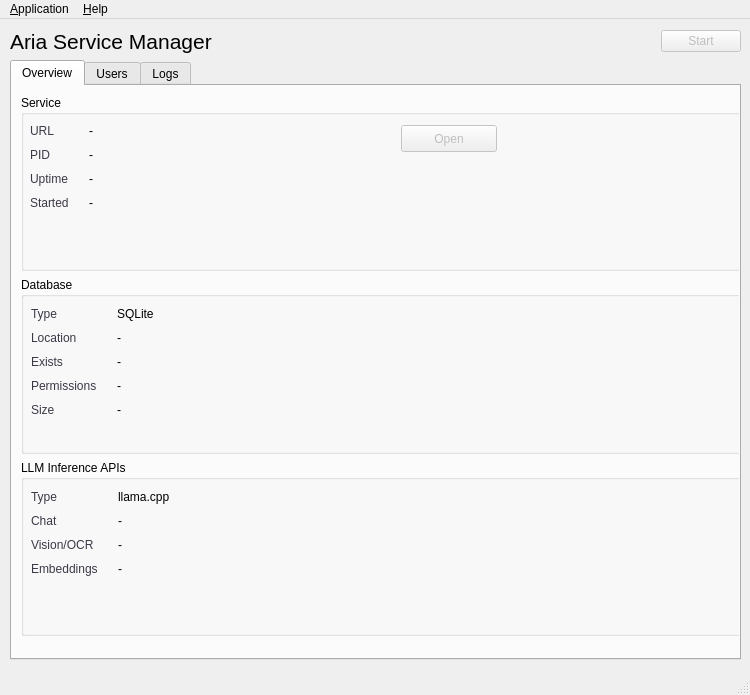
<?xml version="1.0" encoding="UTF-8"?>
<ui version="4.0">
 <class>MainWindow</class>
 <widget class="QMainWindow" name="MainWindow">
  <property name="geometry">
   <rect>
    <x>0</x>
    <y>0</y>
    <width>750</width>
    <height>695</height>
   </rect>
  </property>
  <property name="minimumSize">
   <size>
    <width>750</width>
    <height>695</height>
   </size>
  </property>
  <property name="maximumSize">
   <size>
    <width>750</width>
    <height>695</height>
   </size>
  </property>
  <property name="focusPolicy">
   <enum>Qt::FocusPolicy::TabFocus</enum>
  </property>
  <property name="windowTitle">
   <string>Aria</string>
  </property>
  <property name="windowIcon">
   <iconset theme="emblem-system"/>
  </property>
  <property name="unifiedTitleAndToolBarOnMac">
   <bool>false</bool>
  </property>
  <widget class="QWidget" name="centralwidget">
   <widget class="QWidget" name="verticalLayoutWidget">
    <property name="geometry">
     <rect>
      <x>10</x>
      <y>10</y>
      <width>731</width>
      <height>631</height>
     </rect>
    </property>
    <layout class="QVBoxLayout" name="verticalLayout">
     <item>
      <layout class="QHBoxLayout" name="horizontalLayout">
       <item>
        <widget class="QLabel" name="label">
         <property name="font">
          <font>
           <pointsize>16</pointsize>
           <bold>false</bold>
          </font>
         </property>
         <property name="text">
          <string>Aria Service Manager</string>
         </property>
         <property name="textFormat">
          <enum>Qt::TextFormat::PlainText</enum>
         </property>
        </widget>
       </item>
       <item>
        <spacer name="horizontalSpacer">
         <property name="orientation">
          <enum>Qt::Orientation::Horizontal</enum>
         </property>
         <property name="sizeHint" stdset="0">
          <size>
           <width>40</width>
           <height>20</height>
          </size>
         </property>
        </spacer>
       </item>
       <item>
        <widget class="QPushButton" name="pushButton_ServiceControl">
         <property name="enabled">
          <bool>false</bool>
         </property>
         <property name="text">
          <string>Start</string>
         </property>
         <property name="icon">
          <iconset theme="media-playback-start"/>
         </property>
         <property name="flat">
          <bool>false</bool>
         </property>
        </widget>
       </item>
      </layout>
     </item>
     <item>
      <widget class="QTabWidget" name="tabWidget">
       <property name="tabPosition">
        <enum>QTabWidget::TabPosition::North</enum>
       </property>
       <property name="currentIndex">
        <number>0</number>
       </property>
       <widget class="QWidget" name="tab_overview">
        <attribute name="title">
         <string>Overview</string>
        </attribute>
        <widget class="QWidget" name="verticalLayoutWidget_3">
         <property name="geometry">
          <rect>
           <x>9</x>
           <y>9</y>
           <width>2988</width>
           <height>541</height>
          </rect>
         </property>
         <layout class="QVBoxLayout" name="verticalLayout_3">
          <item>
           <widget class="QGroupBox" name="groupBox_3">
            <property name="title">
             <string>Service</string>
            </property>
            <widget class="QWidget" name="formLayoutWidget_3">
             <property name="geometry">
              <rect>
               <x>9</x>
               <y>29</y>
               <width>361</width>
               <height>141</height>
              </rect>
             </property>
             <layout class="QFormLayout" name="formLayout_3">
              <property name="horizontalSpacing">
               <number>20</number>
              </property>
              <property name="verticalSpacing">
               <number>10</number>
              </property>
              <item row="0" column="0">
               <widget class="QLabel" name="label_8">
                <property name="styleSheet">
                 <string notr="true">color: rgb(61, 56, 70)</string>
                </property>
                <property name="text">
                 <string>URL</string>
                </property>
               </widget>
              </item>
              <item row="2" column="0">
               <widget class="QLabel" name="label_9">
                <property name="styleSheet">
                 <string notr="true">color: rgb(61, 56, 70)</string>
                </property>
                <property name="text">
                 <string>Uptime</string>
                </property>
               </widget>
              </item>
              <item row="3" column="0">
               <widget class="QLabel" name="label_12">
                <property name="styleSheet">
                 <string notr="true">color: rgb(61, 56, 70)</string>
                </property>
                <property name="text">
                 <string>Started</string>
                </property>
               </widget>
              </item>
              <item row="1" column="0">
               <widget class="QLabel" name="label_13">
                <property name="styleSheet">
                 <string notr="true">color: rgb(61, 56, 70)</string>
                </property>
                <property name="text">
                 <string>PID</string>
                </property>
               </widget>
              </item>
              <item row="0" column="1">
               <widget class="QLabel" name="label_ServiceURL">
                <property name="text">
                 <string>-</string>
                </property>
               </widget>
              </item>
              <item row="1" column="1">
               <widget class="QLabel" name="label_ServicePID">
                <property name="text">
                 <string>-</string>
                </property>
               </widget>
              </item>
              <item row="2" column="1">
               <widget class="QLabel" name="label_ServiceUptime">
                <property name="text">
                 <string>-</string>
                </property>
               </widget>
              </item>
              <item row="3" column="1">
               <widget class="QLabel" name="label_ServiceStarted">
                <property name="text">
                 <string>-</string>
                </property>
               </widget>
              </item>
             </layout>
             <zorder>label_13</zorder>
             <zorder>label_8</zorder>
             <zorder>label_9</zorder>
             <zorder>label_12</zorder>
             <zorder>label_ServiceURL</zorder>
             <zorder>label_ServicePID</zorder>
             <zorder>label_ServiceUptime</zorder>
             <zorder>label_ServiceStarted</zorder>
            </widget>
            <widget class="QPushButton" name="pushButton_ServiceOpen">
             <property name="enabled">
              <bool>false</bool>
             </property>
             <property name="geometry">
              <rect>
               <x>380</x>
               <y>30</y>
               <width>96</width>
               <height>27</height>
              </rect>
             </property>
             <property name="text">
              <string>Open</string>
             </property>
             <property name="icon">
              <iconset theme="applications-internet"/>
             </property>
            </widget>
           </widget>
          </item>
          <item>
           <widget class="QGroupBox" name="groupBox_2">
            <property name="title">
             <string>Database</string>
            </property>
            <widget class="QWidget" name="formLayoutWidget">
             <property name="geometry">
              <rect>
               <x>10</x>
               <y>30</y>
               <width>361</width>
               <height>141</height>
              </rect>
             </property>
             <layout class="QFormLayout" name="formLayout">
              <property name="horizontalSpacing">
               <number>20</number>
              </property>
              <property name="verticalSpacing">
               <number>10</number>
              </property>
              <property name="bottomMargin">
               <number>0</number>
              </property>
              <item row="0" column="0">
               <widget class="QLabel" name="label_2">
                <property name="styleSheet">
                 <string notr="true">color: rgb(61, 56, 70)</string>
                </property>
                <property name="text">
                 <string>Type</string>
                </property>
               </widget>
              </item>
              <item row="0" column="1">
               <widget class="QLabel" name="label_DatabaseType">
                <property name="text">
                 <string>SQLite</string>
                </property>
               </widget>
              </item>
              <item row="1" column="0">
               <widget class="QLabel" name="label_3">
                <property name="styleSheet">
                 <string notr="true">color: rgb(61, 56, 70)</string>
                </property>
                <property name="text">
                 <string>Location</string>
                </property>
               </widget>
              </item>
              <item row="1" column="1">
               <widget class="QLabel" name="label_DatabaseLocation">
                <property name="text">
                 <string>-</string>
                </property>
               </widget>
              </item>
              <item row="2" column="0">
               <widget class="QLabel" name="label_6">
                <property name="styleSheet">
                 <string notr="true">color: rgb(61, 56, 70)</string>
                </property>
                <property name="text">
                 <string>Exists</string>
                </property>
               </widget>
              </item>
              <item row="2" column="1">
               <widget class="QLabel" name="label_DatabaseFileExists">
                <property name="text">
                 <string>-</string>
                </property>
               </widget>
              </item>
              <item row="3" column="0">
               <widget class="QLabel" name="label_10">
                <property name="styleSheet">
                 <string notr="true">color: rgb(61, 56, 70)</string>
                </property>
                <property name="text">
                 <string>Permissions</string>
                </property>
               </widget>
              </item>
              <item row="3" column="1">
               <widget class="QLabel" name="label_DatabasePermissions">
                <property name="text">
                 <string>-</string>
                </property>
               </widget>
              </item>
              <item row="4" column="0">
               <widget class="QLabel" name="label_11">
                <property name="styleSheet">
                 <string notr="true">color: rgb(61, 56, 70)</string>
                </property>
                <property name="text">
                 <string>Size</string>
                </property>
               </widget>
              </item>
              <item row="4" column="1">
               <widget class="QLabel" name="label_DatabaseSize">
                <property name="text">
                 <string>-</string>
                </property>
               </widget>
              </item>
             </layout>
            </widget>
           </widget>
          </item>
          <item>
           <widget class="QGroupBox" name="groupBox">
            <property name="title">
             <string>LLM Inference APIs</string>
            </property>
            <widget class="QWidget" name="formLayoutWidget_2">
             <property name="geometry">
              <rect>
               <x>10</x>
               <y>30</y>
               <width>361</width>
               <height>141</height>
              </rect>
             </property>
             <layout class="QFormLayout" name="formLayout_2">
              <property name="horizontalSpacing">
               <number>20</number>
              </property>
              <property name="verticalSpacing">
               <number>10</number>
              </property>
              <item row="1" column="0">
               <widget class="QLabel" name="label_18">
                <property name="styleSheet">
                 <string notr="true">color: rgb(61, 56, 70)</string>
                </property>
                <property name="text">
                 <string>Chat</string>
                </property>
               </widget>
              </item>
              <item row="2" column="0">
               <widget class="QLabel" name="label_19">
                <property name="styleSheet">
                 <string notr="true">color: rgb(61, 56, 70)</string>
                </property>
                <property name="text">
                 <string>Vision/OCR</string>
                </property>
               </widget>
              </item>
              <item row="3" column="0">
               <widget class="QLabel" name="label_20">
                <property name="styleSheet">
                 <string notr="true">color: rgb(61, 56, 70)</string>
                </property>
                <property name="text">
                 <string>Embeddings</string>
                </property>
               </widget>
              </item>
              <item row="1" column="1">
               <widget class="QLabel" name="label_LLMChatAPIURL">
                <property name="text">
                 <string>-</string>
                </property>
               </widget>
              </item>
              <item row="2" column="1">
               <widget class="QLabel" name="label_LLMVisionAPIURL">
                <property name="text">
                 <string>-</string>
                </property>
               </widget>
              </item>
              <item row="3" column="1">
               <widget class="QLabel" name="label_LLMEmbeddingsAPIURL">
                <property name="text">
                 <string>-</string>
                </property>
               </widget>
              </item>
              <item row="0" column="0">
               <widget class="QLabel" name="label_24">
                <property name="styleSheet">
                 <string notr="true">color: rgb(61, 56, 70)</string>
                </property>
                <property name="text">
                 <string>Type</string>
                </property>
               </widget>
              </item>
              <item row="0" column="1">
               <widget class="QLabel" name="label_LLMType">
                <property name="text">
                 <string>llama.cpp</string>
                </property>
               </widget>
              </item>
             </layout>
            </widget>
           </widget>
          </item>
         </layout>
        </widget>
       </widget>
       <widget class="QWidget" name="tab_users">
        <attribute name="title">
         <string>Users</string>
        </attribute>
        <widget class="QWidget" name="verticalLayoutWidget_4">
         <property name="geometry">
          <rect>
           <x>9</x>
           <y>9</y>
           <width>711</width>
           <height>541</height>
          </rect>
         </property>
         <layout class="QVBoxLayout" name="verticalLayout_4">
          <item>
           <widget class="QGroupBox" name="groupBox_5">
            <property name="title">
             <string>Current Users</string>
            </property>
            <widget class="QListWidget" name="listWidget_CurrentUsers">
             <property name="geometry">
              <rect>
               <x>5</x>
               <y>31</y>
               <width>581</width>
               <height>231</height>
              </rect>
             </property>
            </widget>
            <widget class="QPushButton" name="pushButton_EditUser">
             <property name="enabled">
              <bool>false</bool>
             </property>
             <property name="geometry">
              <rect>
               <x>600</x>
               <y>30</y>
               <width>96</width>
               <height>27</height>
              </rect>
             </property>
             <property name="text">
              <string>Edit</string>
             </property>
            </widget>
            <widget class="QPushButton" name="pushButton_DeleteUser">
             <property name="enabled">
              <bool>false</bool>
             </property>
             <property name="geometry">
              <rect>
               <x>600</x>
               <y>70</y>
               <width>96</width>
               <height>27</height>
              </rect>
             </property>
             <property name="text">
              <string>Delete</string>
             </property>
             <property name="icon">
              <iconset theme="QIcon::ThemeIcon::EditDelete"/>
             </property>
            </widget>
           </widget>
          </item>
          <item>
           <widget class="QGroupBox" name="groupBox_4">
            <property name="title">
             <string>New</string>
            </property>
            <widget class="QWidget" name="formLayoutWidget_4">
             <property name="geometry">
              <rect>
               <x>9</x>
               <y>29</y>
               <width>531</width>
               <height>211</height>
              </rect>
             </property>
             <layout class="QFormLayout" name="formLayout_4">
              <property name="horizontalSpacing">
               <number>20</number>
              </property>
              <property name="verticalSpacing">
               <number>10</number>
              </property>
              <item row="0" column="0">
               <widget class="QLabel" name="label_26">
                <property name="text">
                 <string>Name</string>
                </property>
               </widget>
              </item>
              <item row="1" column="0">
               <widget class="QLabel" name="label_27">
                <property name="text">
                 <string>E-Mail</string>
                </property>
               </widget>
              </item>
              <item row="2" column="0">
               <widget class="QLabel" name="label_28">
                <property name="text">
                 <string>Password</string>
                </property>
               </widget>
              </item>
              <item row="3" column="0">
               <widget class="QPushButton" name="pushButton_CreateUser">
                <property name="enabled">
                 <bool>false</bool>
                </property>
                <property name="text">
                 <string>Save</string>
                </property>
               </widget>
              </item>
              <item row="0" column="1">
               <widget class="QLineEdit" name="lineEdit_UserName"/>
              </item>
              <item row="1" column="1">
               <widget class="QLineEdit" name="lineEdit_UserEmail"/>
              </item>
              <item row="2" column="1">
               <widget class="QLineEdit" name="lineEdit_UserPassword">
                <property name="inputMask">
                 <string/>
                </property>
                <property name="maxLength">
                 <number>48</number>
                </property>
                <property name="echoMode">
                 <enum>QLineEdit::EchoMode::PasswordEchoOnEdit</enum>
                </property>
               </widget>
              </item>
             </layout>
            </widget>
           </widget>
          </item>
         </layout>
        </widget>
       </widget>
       <widget class="QWidget" name="tab_logs">
        <attribute name="title">
         <string>Logs</string>
        </attribute>
        <widget class="QWidget" name="verticalLayoutWidget_2">
         <property name="geometry">
          <rect>
           <x>9</x>
           <y>9</y>
           <width>711</width>
           <height>541</height>
          </rect>
         </property>
         <layout class="QVBoxLayout" name="verticalLayout_2">
          <item>
           <widget class="QPlainTextEdit" name="plainTextEdit_Logs">
            <property name="font">
             <font>
              <family>Courier New</family>
              <pointsize>10</pointsize>
             </font>
            </property>
            <property name="lineWrapMode">
             <enum>QPlainTextEdit::LineWrapMode::NoWrap</enum>
            </property>
            <property name="readOnly">
             <bool>true</bool>
            </property>
            <property name="maximumBlockCount">
             <number>1000</number>
            </property>
           </widget>
          </item>
          <item>
           <widget class="QPushButton" name="pushButton_RefreshLogs">
            <property name="text">
             <string>Refresh</string>
            </property>
            <property name="icon">
             <iconset theme="QIcon::ThemeIcon::ViewRefresh"/>
            </property>
           </widget>
          </item>
         </layout>
        </widget>
       </widget>
      </widget>
     </item>
    </layout>
   </widget>
  </widget>
  <widget class="QMenuBar" name="menuBar">
   <property name="geometry">
    <rect>
     <x>0</x>
     <y>0</y>
     <width>750</width>
     <height>24</height>
    </rect>
   </property>
   <widget class="QMenu" name="menuApplication">
    <property name="title">
     <string>&amp;Application</string>
    </property>
    <addaction name="actionQuit"/>
   </widget>
   <widget class="QMenu" name="menuHelp">
    <property name="title">
     <string>&amp;Help</string>
    </property>
    <addaction name="actionAbout"/>
   </widget>
   <addaction name="menuApplication"/>
   <addaction name="menuHelp"/>
  </widget>
  <widget class="QStatusBar" name="statusBar"/>
  <action name="actionAbout">
   <property name="icon">
    <iconset theme="QIcon::ThemeIcon::HelpAbout"/>
   </property>
   <property name="text">
    <string>&amp;About</string>
   </property>
  </action>
  <action name="actionQuit">
   <property name="icon">
    <iconset theme="QIcon::ThemeIcon::ApplicationExit"/>
   </property>
   <property name="text">
    <string>&amp;Quit</string>
   </property>
   <property name="shortcut">
    <string>Ctrl+Q</string>
   </property>
  </action>
 </widget>
 <resources/>
 <connections/>
</ui>
